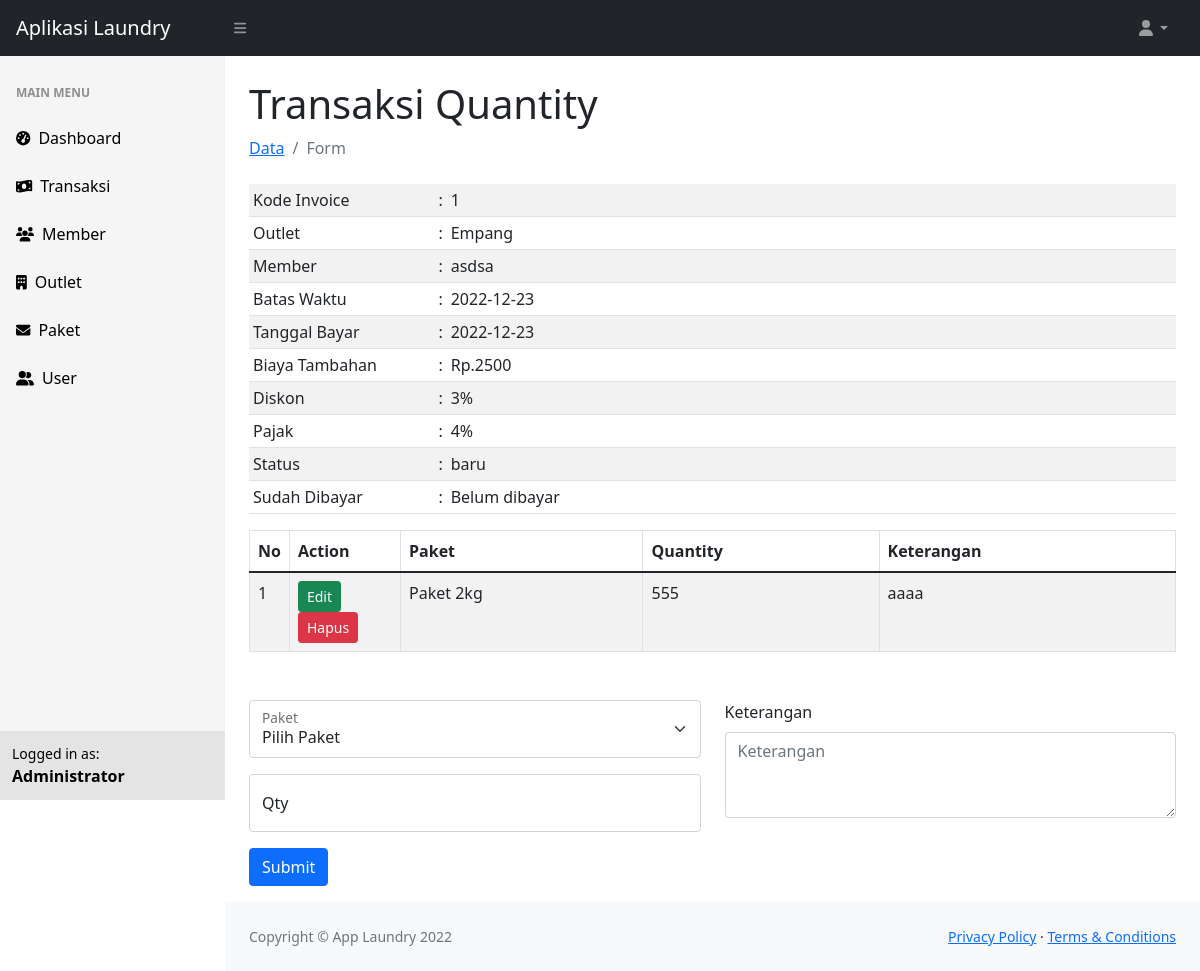
Page /admin.php?p=transaksi&f=quantity&id=2 (signed in) on the committed database.
### tables this page shows
CREATE TABLE IF NOT EXISTS `tb_transaksi` (
  `id` int NOT NULL AUTO_INCREMENT,
  `id_outlet` int DEFAULT NULL,
  `kode_invoice` varchar(100) DEFAULT NULL,
  `id_member` int DEFAULT NULL,
  `tgl` datetime DEFAULT NULL,
  `batas_waktu` datetime DEFAULT NULL,
  `tgl_bayar` datetime DEFAULT NULL,
  `biaya_tambahan` int DEFAULT NULL,
  `diskon` double DEFAULT NULL,
  `pajak` int DEFAULT NULL,
  `status` enum('baru','proses','selesai','diambil') DEFAULT NULL,
  `dibayar` enum('dibayar','belum_dibayar') DEFAULT NULL,
  `id_user` int DEFAULT NULL,
  PRIMARY KEY (`id`),
  KEY `id_outlet` (`id_outlet`),
  KEY `id_member` (`id_member`),
  KEY `kode_invoice` (`kode_invoice`),
  KEY `id_user` (`id_user`),
  KEY `status` (`status`)
);

CREATE TABLE IF NOT EXISTS `tb_outlet` (
  `id` int NOT NULL AUTO_INCREMENT,
  `nama` varchar(100) DEFAULT NULL,
  `alamat` text,
  `tlp` varchar(15) DEFAULT NULL,
  PRIMARY KEY (`id`)
);

CREATE TABLE IF NOT EXISTS `tb_member` (
  `id` int NOT NULL AUTO_INCREMENT,
  `nama` varchar(100) DEFAULT NULL,
  `alamat` text,
  `jenis_kelamin` enum('L','P') DEFAULT NULL,
  `tlp` varchar(15) DEFAULT NULL,
  PRIMARY KEY (`id`)
);

CREATE TABLE IF NOT EXISTS `tb_detail_transaksi` (
  `id` int NOT NULL AUTO_INCREMENT,
  `id_transaksi` int DEFAULT NULL,
  `id_paket` int DEFAULT NULL,
  `qty` double DEFAULT NULL,
  `keterangan` text,
  PRIMARY KEY (`id`),
  KEY `id_transaksi` (`id_transaksi`),
  KEY `id_paket` (`id_paket`)
);

CREATE TABLE IF NOT EXISTS `tb_paket` (
  `id` int NOT NULL AUTO_INCREMENT,
  `id_outlet` int NOT NULL DEFAULT '0',
  `jenis` enum('kiloan','selimut','bed_cover','kaos','lainnya') DEFAULT NULL,
  `nama_paket` varchar(100) DEFAULT NULL,
  `harga` int DEFAULT NULL,
  PRIMARY KEY (`id`),
  KEY `id_outlet` (`id_outlet`)
);

### admin/transaksi/quantity.php (the view, shortened to what this page needs)
<?php
include "./fungsi/koneksi.php";
$id = $_GET['id'];
$query_edit = "select * from tb_transaksi where id = '" . $id . "'";
$row_edit = mysqli_query($koneksi, $query_edit);
$data_edit = mysqli_fetch_array($row_edit);
?>
<h1 class="mt-4">Transaksi Quantity</h1>
<ol class="breadcrumb mb-4">
  <li class="breadcrumb-item"><a href="admin.php?p=transaksi">Data</a></li>
  <li class="breadcrumb-item active">Form</li>
</ol>
<div class="row">
  <div class="col-lg-12">
    <table class="table table-sm table-striped table-inverse table-responsive">
      <?php
      $arr = [
        'kode_invoice' => 'Kode Invoice',
        'id_outlet' => 'Outlet',
        'id_member' => 'Member',
        'batas_waktu' => 'Batas Waktu',
        'tgl_bayar' => 'Tanggal Bayar',
        'biaya_tambahan' => 'Biaya Tambahan',
        'diskon' => 'Diskon',
        'pajak' => 'Pajak',
        'status' => 'Status',
        'dibayar' => 'Sudah Dibayar',
      ];
      foreach ($arr as $key => $val) {
        if ($key == 'id_outlet') {
          $q_outlet = "select * from tb_outlet where id = '" . $data_edit['id_outlet'] . "'";
          $row_outlet = mysqli_query($koneksi, $q_outlet);
          $data_outlet = mysqli_fetch_array($row_outlet);
          $row = $data_outlet['nama'];
        } elseif ($key == 'id_member') {
          $q_member = "select * from tb_member where id = '" . $data_edit['id_member'] . "'";
          $row_member = mysqli_query($koneksi, $q_member);
          $data_member = mysqli_fetch_array($row_member);
          $row = $data_member['nama'];
        } elseif ($key == 'batas_waktu') {
          $row = date("Y-m-d", strtotime($data_edit['batas_waktu']));
        } elseif ($key == 'tgl_bayar') {
          $row = date("Y-m-d", strtotime($data_edit['tgl_bayar']));
        } elseif ($key == 'biaya_tambahan') {
          $row = 'Rp.' . $data_edit['biaya_tambahan'];
        } elseif ($key == 'diskon') {
          $row = $data_edit['diskon'] . '%';
        } elseif ($key == 'pajak') {
          $row = $data_edit['pajak'] . '%';
        } elseif ($key == 'dibayar') {
          $row = ($data_edit['pajak'] == 'dibayar') ? 'Dibayar' : 'Belum dibayar';
        } else {
          $row = $data_edit[$key];
        }
      ?>
        <tr>
          <td width="20%"><?php echo $val; ?></td>
          <td width="1%">:</td>
          <td><?php echo $row; ?></td>
        </tr>
      <?php } ?>
    </table>
    <table class="table table-striped table-bordered table-responsive" width="100%">
      <thead class="thead-inverse">
        <tr>
          <th width="3%">No</th>
          <th width="12%">Action</th>
          <th>Paket</th>
          <th>Quantity</th>
          <th>Keterangan</th>
        </tr>
      </thead>
      <tbody>
        <?php
        $i = 0;
        include "./fungsi/koneksi.php";
        $where2 = "where id_transaksi = '" . $_GET['id'] . "'";
        $query = "select a.*, b.nama_paket as nama_paket from tb_detail_transaksi a
        left join tb_paket b on a.id_paket = b.id
         " . @$where2;
        $row = mysqli_query($koneksi, $query);
        $count = mysqli_num_rows($row);
        if ($count > 0) {
          while ($data = mysqli_fetch_array($row)) {
            $i++;
        ?>
            <tr>
              <td scope="row"><?php echo $i; ?></td>
              <td>
                <a href="admin.php?p=transaksi&f=quantity&edit&id=<?php echo $_GET['id']; ?>&detail=<?php echo $data['id']; ?>" class="btn btn-success btn-sm">Edit</a>
                <a href="admin.php?p=transaksi&f=quantity&hapus&id=<?php echo $_GET['id']; ?>&detail=<?php echo $data['id']; ?>" onclick="return confirm('Apakah anda yakin?');" class="btn btn-danger btn-sm">Hapus</a>
              </td>
              <td><?php echo $data['nama_paket']; ?></td>
              <td><?php echo $data['qty']; ?></td>
              <td><?php echo $data['keterangan']; ?></td>
            </tr>
          <?php } ?>
        <?php } ?>
      </tbody>
    </table>
    <form action="" method="POST" class="form-floating mt-5">
      <div class="row">
        <div class="col-lg-6">
          <div class="mb-3">
            <div class="form-floating mb-3">
              <select name="id_paket" id="id_paket" class="form-select" required>
                <option value="">Pilih Paket</option>
              </select>
              <label for="paket" class="form-label">Paket</label>
            </div>
          </div>
          <div class="mb-3">
            <div class="form-floating mb-3">
              <input name="qty" type="text" class="form-control" id="qty" placeholder="Masukan qty" value="<?php echo (isset($_GET['edit'])) ? $data_detail['qty'] : ''; ?>">
              <label for="qty" class="form-label">Qty</label>
            </div>
          </div>
        </div>
        <div class="col-lg-6">
          <div class="mb-3">
            <label for="diskon" class="form-label">Keterangan</label>
            <textarea name="keterangan" id="inputketerangan" placeholder="Keterangan" class="form-control" rows="3" required="required"><?php echo (isset($_GET['edit'])) ? $data_detail['keterangan'] : ''; ?></textarea>
          </div>
        </div>
      </div>
      <div class="col-auto">
        <button type="submit" name="submit" class="btn btn-primary mb-3">Submit</button>
      </div>
    </form>
  </div>
</div>

### rows in the picture
tb_transaksi: kode_invoice "1", batas_waktu "2022-12-23", tgl_bayar "2022-12-23", biaya_tambahan "Rp.2500", diskon "3%", pajak "4%", status "baru", pajak "Belum dibayar"
tb_outlet: val "Outlet", nama "Empang"
tb_member: val "Member", nama "asdsa"
tb_detail_transaksi: id_paket.nama_paket "Paket 2kg", qty "555", keterangan "aaaa"

### other values in the picture
$_SESSION['nama'] "Administrator"
$val "Kode Invoice"
$val "Batas Waktu"
$val "Tanggal Bayar"
$val "Biaya Tambahan"
$val "Diskon"
$val "Pajak"
$val "Status"
$val "Sudah Dibayar"
